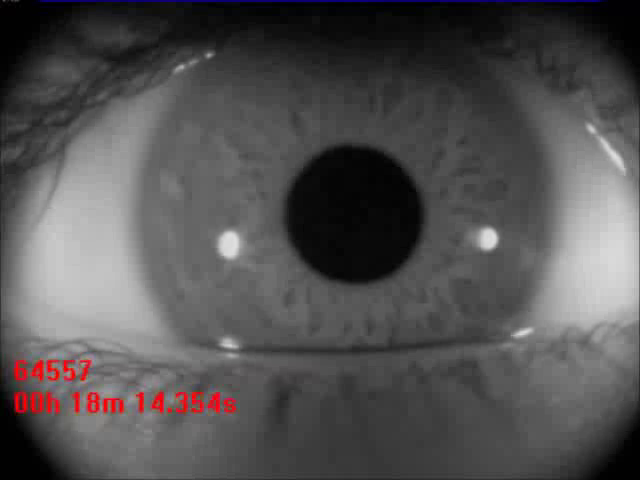
#> input picture frame 117 of sujeto1/suj1_CUT.avi, 640 x 480 px
$ python main.py   (older library calls are emulated)
#> lines starting #> are read from the running program, lines starting #| are printed output that depends on the picture; after the words box and inside, x2 and y2 are one past the last pixel; in counts of white or black regions, pixels touching at a corner belong together
#> in process_by_frame, img_eye is the input picture: shape (480, 640, 3); mean B, G, R 81.6, 81.1, 83.1
### segmentation.py
import cv2

'''
This file is for segmentating the pupil in a image of the eye, returns the set
of pixel points that are inside the pupil.
'''

def segmentate(img_eye):
	# Do segmentation
	bw_img_eye = cv2.cvtColor(img_eye, cv2.COLOR_BGR2GRAY)
	_, contours, hierarchy = cv2.findContours(bw_img_eye, cv2.RETR_LIST,
		cv2.CHAIN_APPROX_SIMPLE)
#> contours = 15 contours, 9 with area under 20; largest, box (x1, y1, x2, y2) and area: (0, 0, 640, 480) 306076, (383, 3, 433, 7) 104, (39, 3, 73, 7) 84, (583, 3, 601, 7) 40, (23, 439, 27, 449) 25, (15, 1, 22, 9) 25
	max_area = 0
	for cnt in contours:
		area = cv2.contourArea(cnt)
		if (area > max_area):
			max_area = area
			best_cnt = cnt
#> this loop made 15 passes
#> (area, max_area) on passes 1, 8, 10, 15: (25, 25), (40.5, 40.5), (104.5, 104.5), (306076, 306076)
#> area on passes 13 to 14: 84.5, 25
#> after the loop, best_cnt = contour of 10 points, box (x1, y1, x2, y2) (0, 0, 640, 480), area 306076; max_area = 306076
	return best_cnt

### main.py
import cv2
import numpy as np
from segmentation import segmentate

'''
This project is an eye tracker that gets a video of an eye watching another
video and that video which is watched by the eye. The output is a log with the
2D position of the center of the eye on every frame (in pixels) and the diameter
of the pupil also gave in pixels for every frame, and a new video which is the
video watched by the eye but with a red cross indicating the pixel where the eye
is looking.

Created on 20-6-2014

@author: Hernaldo Henriquez
'''

def get_videos(source_1, source_2):
	first_cap = cv2.VideoCapture(source_1)
	second_cap = cv2.VideoCapture(source_2)

	if (first_cap is None) or (not first_cap.isOpened()):
		print('Warning: unable to open video source: ' +  source_1)
	if (second_cap is None) or (not second_cap.isOpened()):
		print('Warning: unable to open video source: ' + source_2)

	return first_cap, second_cap

def report(log, frame_number, center, radius):
	header = "New frame number :" + str(frame_number) + "\n"
	log.write(header)
	line = "Center: ({0},{1})\n"
	log.write(line.format(str(center.x), str(center.y)))
	line = "Radius: {0}\n\n"
	log.write(line.format(str(radius)))

def get_circle(cnt):
	(x,y),radius = cv2.minEnclosingCircle(cnt)
	#center = (int(x),int(y))
	center = (200,200)
	#radius = int(radius)
	radius = 30
	return center, radius

def process_by_frame(eye_capture, looked_capture):
	#log = open("log.txt", "w")
	counter = 1
	while True:
		ret_eye, img_eye = eye_capture.read()
		#ret_looked, img_looked = looked_capture.read()
		#if not ret_eye or not ret_looked:
		if not ret_eye:
			break
		new_eye_img = img_eye.copy()
		pupil = segmentate(new_eye_img)
#> pupil has the same summary as best_cnt in segmentate
		# TODO process pupil
		center, radius = get_circle(pupil)
#> in get_circle, `(x,y),radius = cv2.minEnclosingCircle(cnt)`: x = 319.5; y = 239.5; radius = 399.3
#> center = (200, 200); radius = 30
		border_color = (0, 255, 0)
		cv2.circle(new_eye_img, center, radius, border_color, 2)
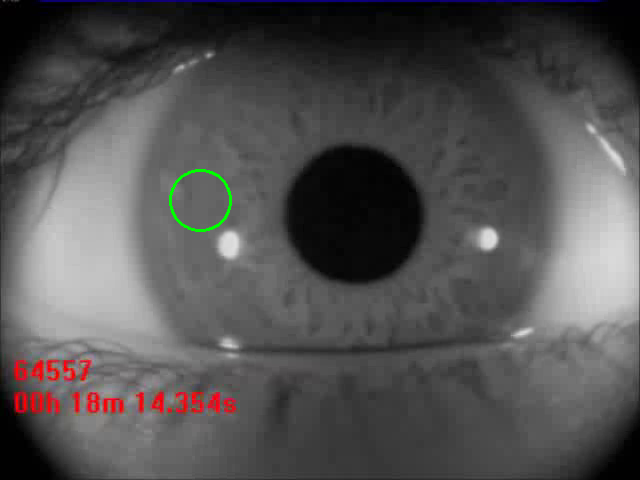
#> new_eye_img: shape (480, 640, 3); 0.18% of pixels changed, all inside (x1, y1, x2, y2) = (169, 169, 232, 232)
		cv2.imshow("EyeSegmentation", new_eye_img)
		counter = counter + 1

	#log.close()
	eye_capture.release()
	looked_capture.release()

def main():
	print ('Write the path for the video of the eye')
	#eye_video_src = raw_input()
	eye_video_src = "sujeto1/suj1_CUT.avi"

	print ('Write the path for the looked video')
	#looked_video_src = raw_input()
	looked_video_src = "sujeto1/Test1.avi"

	cv2.namedWindow("EyeSegmentation")
	eye_capture, looked_capture = get_videos(eye_video_src, looked_video_src)
	process_by_frame(eye_capture, looked_capture)
	cv2.destroyAllWindows()

if __name__ == '__main__':
	main()

$ run again, starting later in the video
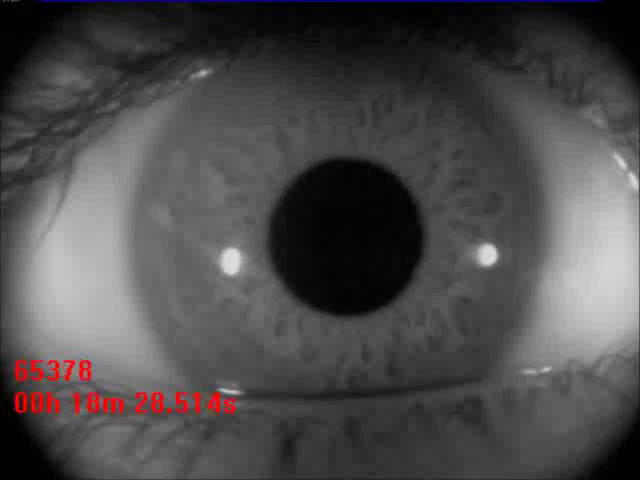
#> input picture frame 527 of sujeto1/suj1_CUT.avi, 640 x 480 px
#> in process_by_frame, img_eye is the input picture: shape (480, 640, 3); mean B, G, R 75.5, 75, 77
#> contours = 19 contours, 12 with area under 20; largest, box (x1, y1, x2, y2) and area: (0, 0, 640, 480) 306047, (335, 3, 441, 7) 272, (39, 2, 73, 7) 96, (575, 2, 601, 7) 76, (391, 15, 401, 19) 25, (9, 2, 16, 9) 20, (21, 435, 28, 441) 20
#> the loop in segmentate, `for cnt in contours:` made 19 passes
#> (area, max_area) on passes 4, 10, 14, 19: (20, 20), (25, 25), (272.5, 272.5), (306047, 306047)
#> after the loop in segmentate, `for cnt in contours:`: best_cnt = contour of 25 points, box (x1, y1, x2, y2) (0, 0, 640, 480), area 306047; max_area = 306047
#> pupil has the same summary as best_cnt in segmentate
#> in get_circle, `(x,y),radius = cv2.minEnclosingCircle(cnt)`: x = 319.5; y = 239.5; radius = 399.3
#> in process_by_frame, `center, radius = get_circle(pupil)`: center = (200, 200); radius = 30
#> in process_by_frame, `cv2.circle(new_eye_img, center, radius, border_color, 2)`:
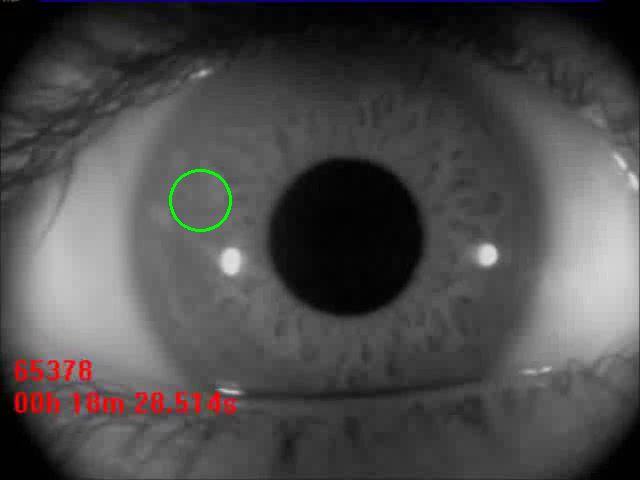
#> new_eye_img: shape (480, 640, 3); 0.18% of pixels changed, all inside (x1, y1, x2, y2) = (169, 169, 232, 232)

$ run again, starting later in the video
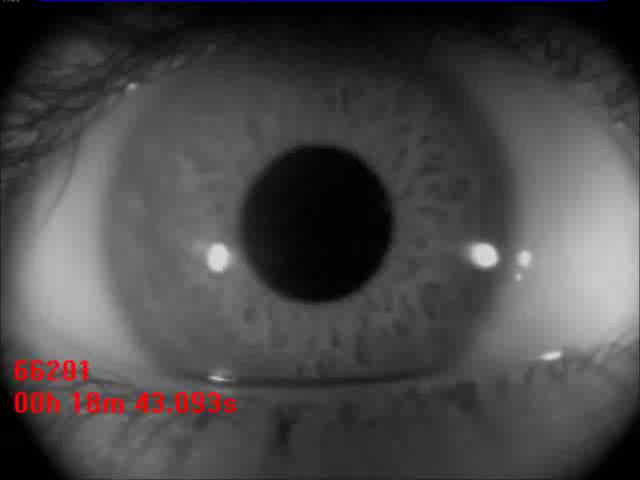
#> input picture frame 938 of sujeto1/suj1_CUT.avi, 640 x 480 px
#> in process_by_frame, img_eye is the input picture: shape (480, 640, 3); mean B, G, R 72, 71.5, 73.5
#> contours = 25 contours, 20 with area under 20; largest, box (x1, y1, x2, y2) and area: (0, 0, 640, 480) 306058, (255, 2, 505, 7) 680, (39, 3, 97, 7) 152, (551, 3, 601, 7) 116, (7, 2, 19, 9) 30
#> the loop in segmentate, `for cnt in contours:` made 25 passes
#> (area, max_area) on passes 16, 18, 19, 24: (116.5, 116.5), (152.5, 152.5), (680, 680), (306057.5, 306057.5)
#> after the loop in segmentate, `for cnt in contours:`: best_cnt = contour of 25 points, box (x1, y1, x2, y2) (0, 0, 640, 480), area 306058; max_area = 306057.5
#> pupil has the same summary as best_cnt in segmentate
#> in get_circle, `(x,y),radius = cv2.minEnclosingCircle(cnt)`: x = 319.5; y = 239.5; radius = 399.3
#> in process_by_frame, `center, radius = get_circle(pupil)`: center = (200, 200); radius = 30
#> in process_by_frame, `cv2.circle(new_eye_img, center, radius, border_color, 2)`:
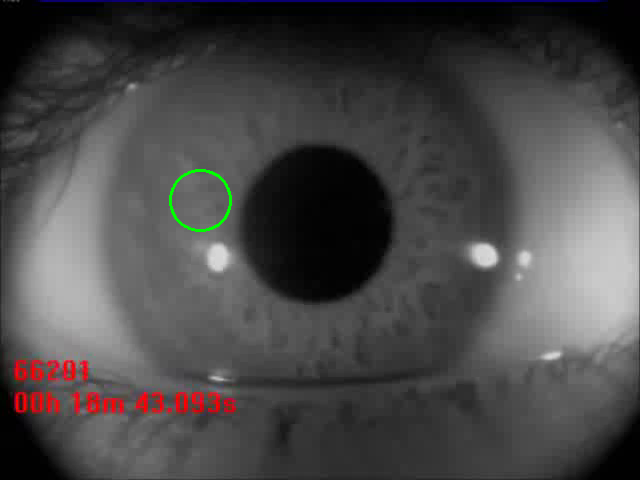
#> new_eye_img: shape (480, 640, 3); 0.18% of pixels changed, all inside (x1, y1, x2, y2) = (169, 169, 232, 232)
